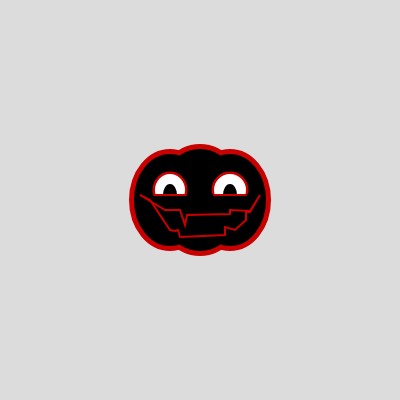
Frame 1 (no input)
Frame 60 (no input): identical to frame 1, image omitted
Frame 120 (the mouse pressed at the canvas centre since frame 60): identical to frame 1, image omitted

The p5.js sketch that drew this single still picture (run headless with seeded random() and noise() and a simulated clock; from frame 60 on, the mouse is pressed at the canvas centre):

// p5.js sketch
// ── sketch.js
function setup() {
  createCanvas(400, 400); 
}

function draw() {
  background(220);

  // shadow
  // middle circle
  strokeWeight(2);
  stroke(200, 0, 0);
  fill(200, 0, 0);
  ellipse(200, 200, 90, 110);

  // left circle
  ellipse(170, 200, 80, 100);

  // right circle
  ellipse(230, 200, 80, 100);



  // color
  // middle circle
  stroke(0,0, 0);
  fill(0, 0, 0);
  ellipse(200, 200, 80, 100);

  // left circle
  ellipse(170, 200, 70, 90);

  // right circle
  ellipse(230, 200, 70, 90);

  // eyes
  stroke(200, 0, 0);
  fill(200, 0, 0);
  // L. eye
  ellipse(170, 190, 33, 35);
  // R. eye
  ellipse(230, 190, 35, 35);


  // sclera
  stroke(255, 255, 255);
  fill(255, 255, 255);
  // L. eye sclera
  ellipse(170, 190, 28, 30);
  // R. eye sclera
  ellipse(230, 190, 30, 30);

  // pupils
  stroke(0, 0, 0);
  fill(0, 0, 0);
  // L. eye sclera
  ellipse(170, 195, 12, 20);
  // R. eye sclera
  ellipse(230, 195, 12, 20);

  // eyelids
  rect(150, 195, 40, 30);
  rect(210, 195, 40, 30);

  // your taking too too
  stroke(200, 0, 0);
  fill(0, 0, 0);

  // eyelids
  line(154, 195, 186, 195);
  line(214, 195, 246, 195);

  beginShape();
  vertex(140, 195);
  vertex(165, 210);
  vertex(180, 210);
  vertex(185, 225);
  vertex(187, 215);
  vertex(230, 214);
  vertex(230, 210);
  vertex(250, 211);
  vertex(260, 195);
  vertex(250, 212);
  vertex(246, 212);
  vertex(246, 220);
  vertex(235, 230);
  vertex(225, 227);
  vertex(225, 227);
  vertex(225, 235);
  vertex(180, 237);
  vertex(178, 230);
  vertex(175, 231);
  vertex(170, 230);
  vertex(150, 200);
  endShape(CLOSE);
}
